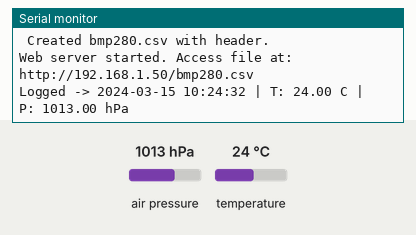
This sketch was run on a simulated ESP32. Shown: the last lines printed to the serial monitor. Inputs (shaded band) come from the test bench; at power-on: air pressure 1013 hPa, temperature 24 °C. WiFi joins after 1.5 s; servers stay silent unless stated; the local clock reads 2024-03-15 10:24:30 at power-on unless the sketch sets it; storage starts empty.

Above: at 3.7 s.
3.8 s: air pressure set to 952 hPa
11.3 s: temperature set to 12 °C
At 13.8 s:
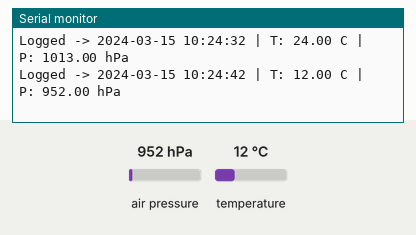
18.8 s: air pressure set to 975 hPa
At 23.1 s:
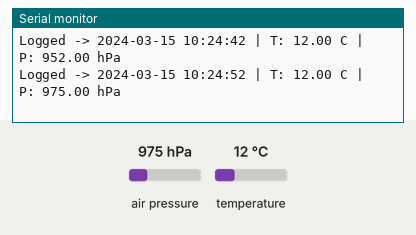

The sketch:

esp32_bmp280_logger.ino
```cpp
#include <Wire.h>
#include <Adafruit_BMP280.h>
#include <FS.h>
#include <SPIFFS.h>
#include <WiFi.h>
#include "time.h"
#include <WebServer.h>  // built-in ESP32 library

Adafruit_BMP280 bmp;  // I2C interface

// Replace with your WiFi credentials (kept out of the repository)
const char* ssid     = "YOUR_WIFI_SSID";
const char* password = "YOUR_WIFI_PASSWORD";

// NTP server and offset
const char* ntpServer = "pool.ntp.org";
const long gmtOffset_sec = 19800; // GMT+5:30 (India)
const int daylightOffset_sec = 0;

// Web server on port 80
WebServer server(80);

void setup() {
  Serial.begin(115200);
  delay(1000);

  // Mount SPIFFS
  if (!SPIFFS.begin(true)) {
    Serial.println(" SPIFFS Mount Failed!");
    while (1);
  }
  Serial.println(" SPIFFS Mounted.");

  // Connect WiFi
  WiFi.begin(ssid, password);
  Serial.print("Connecting to WiFi");
  while (WiFi.status() != WL_CONNECTED) {
    delay(500);
    Serial.print(".");
  }
  Serial.println("\n WiFi connected.");
  Serial.print("ESP32 IP Address: ");
  Serial.println(WiFi.localIP());

  // Init time via NTP
  configTime(gmtOffset_sec, daylightOffset_sec, ntpServer);
  Serial.println("Time synchronized via NTP.");

  // Initialize I2C explicitly
  Wire.begin(21, 22);

  // Initialize BMP280
  if (!bmp.begin(0x76)) {
    Serial.println(" BMP280 not found. Check wiring!");
    while (1);
  }
  Serial.println("BMP280 detected!");

  // Create CSV if it doesn't exist
  if (!SPIFFS.exists("/bmp280.csv")) {
    File file = SPIFFS.open("/bmp280.csv", FILE_WRITE);
    if (file) {
      file.println("timestamp,temperature_C,pressure_hPa");
      file.close();
      Serial.println(" Created bmp280.csv with header.");
    } else {
      Serial.println("Failed to create file.");
    }
  }

  // Setup web server route
  server.on("/bmp280.csv", HTTP_GET, []() {
    File file = SPIFFS.open("/bmp280.csv", "r");
    if (!file) {
      server.send(404, "text/plain", "File not found");
      return;
    }

    // Tell browser this is a CSV file for download
    server.streamFile(file, "text/csv");
    file.close();
  });

  server.begin();
  Serial.println("Web server started. Access file at: http://" + WiFi.localIP().toString() + "/bmp280.csv");
}

void loop() {
  // Handle web requests
  server.handleClient();

  // Read sensor values
  float t = bmp.readTemperature();
  float p = bmp.readPressure() / 100.0F;

  // Get formatted time
  struct tm timeinfo;
  if (!getLocalTime(&timeinfo)) {
    Serial.println("Failed to obtain time");
    delay(10000);
    return;
  }

  char timeString[30];
  strftime(timeString, sizeof(timeString), "%Y-%m-%d %H:%M:%S", &timeinfo);

  // Append to CSV
  File file = SPIFFS.open("/bmp280.csv", FILE_APPEND);
  if (file) {
    file.printf("%s,%.2f,%.2f\n", timeString, t, p);
    file.close();
    Serial.printf("Logged -> %s | T: %.2f C | P: %.2f hPa\n", timeString, t, p);
  } else {
    Serial.println(" Failed to open bmp280.csv for writing!");
  }

  delay(10000); // log every 10 seconds
}
```

Measured:
- after the input at 11.3 s, the serial monitor: prints a new line after 1.3 s (image 1)
- after the input at 18.8 s, the serial monitor: prints a new line after 3.8 s (image 2)
